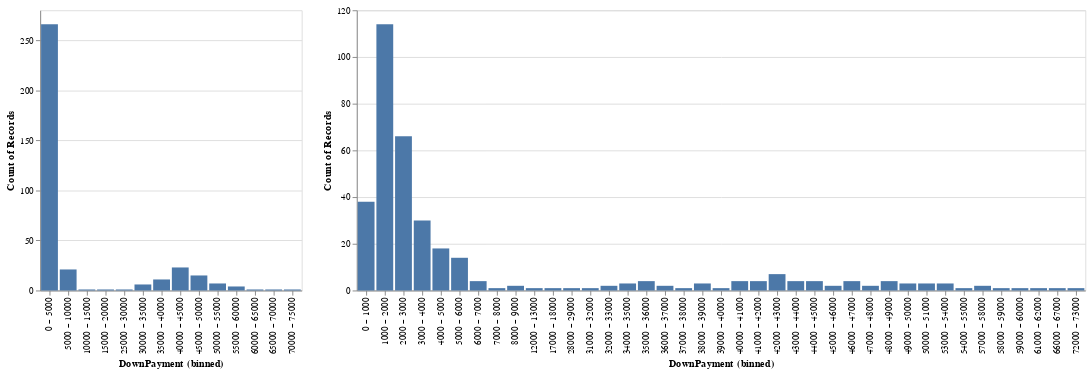

Notebook code cell kept with this figure:
### Markdown cell above
Now let's look at the distribution of down payments (specifically for those who actually made a down payment). First with a larger bin size, then with a smaller bin size to get a more granular view of the distribution.

### Code cell
ch1=alt.Chart(df.loc[df['DownPayment']>0]).mark_bar().encode(
    alt.X('DownPayment:O', bin=alt.Bin(step=5000)),
    y='count()'
)
ch2=alt.Chart(df.loc[df['DownPayment']>0]).mark_bar().encode(
    alt.X('DownPayment:O', bin=alt.Bin(step=1000)),
    y='count()'
)
ch1|ch2

### Figure 1 — Vega-Lite specification as saved in the notebook (floating-point values rounded to 4 significant figures; data arrays with more than 128 entries replaced by an {"elided": "..."} marker saying what was removed)
{"config": {"view": {"continuousWidth": 400, "continuousHeight": 300}}, "hconcat": [{"data": {"name": "data-6b3380b1c0a84927310d5f8626ab76ef"}, "mark": "bar", "encoding": {"x": {"bin": {"step": 5000}, "field": "DownPayment", "type": "ordinal"}, "y": {"aggregate": "count", "type": "quantitative"}}}, {"data": {"name": "data-6b3380b1c0a84927310d5f8626ab76ef"}, "mark": "bar", "encoding": {"x": {"bin": {"step": 1000}, "field": "DownPayment", "type": "ordinal"}, "y": {"aggregate": "count", "type": "quantitative"}}}], "$schema": "https://vega.github.io/schema/vega-lite/v4.17.0.json", "datasets": {"data-6b3380b1c0a84927310d5f8626ab76ef": {"elided": "359 records"}}}
